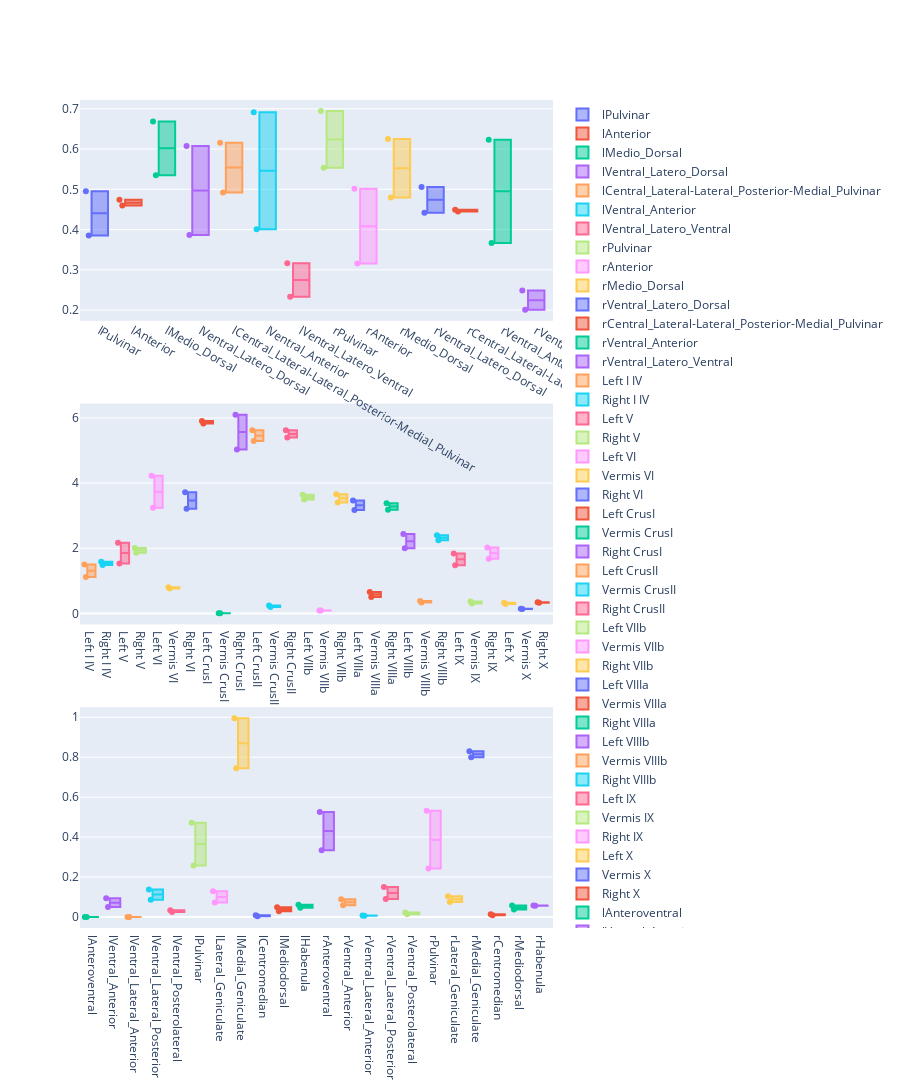

Notebook source saved alongside this figure:
### Code cell
def plot_distribution(paths: list, measurement: str):
    total_fig = make_subplots(rows=len(paths), cols=1)
    total_fig_data = []

    for path in paths: 
        df = pd.read_csv(path, index_col=[0])
        df = df.loc[df['Volume'] == measurement]
        rois = df.columns[1:]   
        
        fig = go.Figure()

        for roi in rois:
            fig.add_trace(go.Box(y=df[roi], name=roi))

        fig.update_layout(boxmode='group') #to group boxes of the same type.
        fig.update_traces(boxpoints='all', jitter=.3)
        
        total_fig_data.append(fig)
    
    for idx, fig in enumerate(total_fig_data):
        for trace in fig.data:
            total_fig.add_trace(trace, row=idx+1, col=1)
    
    total_fig.update_layout(height=1200)
    total_fig.show()

plot_distribution(paths_t, measurement="Vgm")

### Figure 1 — Plotly figure (JSON) as saved in the notebook; plotly's stock layout.template omitted (floating-point values rounded to 4 significant figures)
{"data": [{"boxpoints": "all", "jitter": 0.3, "name": "lPulvinar", "type": "box", "xaxis": "x", "y": [0.495, 0.3855], "yaxis": "y"}, {"boxpoints": "all", "jitter": 0.3, "name": "lAnterior", "type": "box", "xaxis": "x", "y": [0.4738, 0.4596], "yaxis": "y"}, {"boxpoints": "all", "jitter": 0.3, "name": "lMedio_Dorsal", "type": "box", "xaxis": "x", "y": [0.6682, 0.5351], "yaxis": "y"}, {"boxpoints": "all", "jitter": 0.3, "name": "lVentral_Latero_Dorsal", "type": "box", "xaxis": "x", "y": [0.6075, 0.3863], "yaxis": "y"}, {"boxpoints": "all", "jitter": 0.3, "name": "lCentral_Lateral-Lateral_Posterior-Medial_Pulvinar", "type": "box", "xaxis": "x", "y": [0.6156, 0.4923], "yaxis": "y"}, {"boxpoints": "all", "jitter": 0.3, "name": "lVentral_Anterior", "type": "box", "xaxis": "x", "y": [0.6916, 0.4007], "yaxis": "y"}, {"boxpoints": "all", "jitter": 0.3, "name": "lVentral_Latero_Ventral", "type": "box", "xaxis": "x", "y": [0.3164, 0.2333], "yaxis": "y"}, {"boxpoints": "all", "jitter": 0.3, "name": "rPulvinar", "type": "box", "xaxis": "x", "y": [0.5536, 0.6944], "yaxis": "y"}, {"boxpoints": "all", "jitter": 0.3, "name": "rAnterior", "type": "box", "xaxis": "x", "y": [0.5011, 0.3156], "yaxis": "y"}, {"boxpoints": "all", "jitter": 0.3, "name": "rMedio_Dorsal", "type": "box", "xaxis": "x", "y": [0.6251, 0.4798], "yaxis": "y"}, {"boxpoints": "all", "jitter": 0.3, "name": "rVentral_Latero_Dorsal", "type": "box", "xaxis": "x", "y": [0.506, 0.4417], "yaxis": "y"}, {"boxpoints": "all", "jitter": 0.3, "name": "rCentral_Lateral-Lateral_Posterior-Medial_Pulvinar", "type": "box", "xaxis": "x", "y": [0.4493, 0.4451], "yaxis": "y"}, {"boxpoints": "all", "jitter": 0.3, "name": "rVentral_Anterior", "type": "box", "xaxis": "x", "y": [0.6233, 0.3668], "yaxis": "y"}, {"boxpoints": "all", "jitter": 0.3, "name": "rVentral_Latero_Ventral", "type": "box", "xaxis": "x", "y": [0.2485, 0.2008], "yaxis": "y"}, {"boxpoints": "all", "jitter": 0.3, "name": "Left I IV", "type": "box", "xaxis": "x2", "y": [1.507, 1.121], "yaxis": "y2"}, {"boxpoints": "all", "jitter": 0.3, "name": "Right I IV", "type": "box", "xaxis": "x2", "y": [1.589, 1.488], "yaxis": "y2"}, {"boxpoints": "all", "jitter": 0.3, "name": "Left V", "type": "box", "xaxis": "x2", "y": [2.171, 1.533], "yaxis": "y2"}, {"boxpoints": "all", "jitter": 0.3, "name": "Right V", "type": "box", "xaxis": "x2", "y": [2.007, 1.866], "yaxis": "y2"}, {"boxpoints": "all", "jitter": 0.3, "name": "Left VI", "type": "box", "xaxis": "x2", "y": [4.224, 3.247], "yaxis": "y2"}, {"boxpoints": "all", "jitter": 0.3, "name": "Vermis VI", "type": "box", "xaxis": "x2", "y": [0.804, 0.7643], "yaxis": "y2"}, {"boxpoints": "all", "jitter": 0.3, "name": "Right VI", "type": "box", "xaxis": "x2", "y": [3.718, 3.211], "yaxis": "y2"}, {"boxpoints": "all", "jitter": 0.3, "name": "Left CrusI", "type": "box", "xaxis": "x2", "y": [5.907, 5.829], "yaxis": "y2"}, {"boxpoints": "all", "jitter": 0.3, "name": "Vermis CrusI", "type": "box", "xaxis": "x2", "y": [0.005718, 0.003737], "yaxis": "y2"}, {"boxpoints": "all", "jitter": 0.3, "name": "Right CrusI", "type": "box", "xaxis": "x2", "y": [6.101, 5.034], "yaxis": "y2"}, {"boxpoints": "all", "jitter": 0.3, "name": "Left CrusII", "type": "box", "xaxis": "x2", "y": [5.29, 5.622], "yaxis": "y2"}, {"boxpoints": "all", "jitter": 0.3, "name": "Vermis CrusII", "type": "box", "xaxis": "x2", "y": [0.1998, 0.2478], "yaxis": "y2"}, {"boxpoints": "all", "jitter": 0.3, "name": "Right CrusII", "type": "box", "xaxis": "x2", "y": [5.397, 5.62], "yaxis": "y2"}, {"boxpoints": "all", "jitter": 0.3, "name": "Left VIIb", "type": "box", "xaxis": "x2", "y": [3.494, 3.646], "yaxis": "y2"}, {"boxpoints": "all", "jitter": 0.3, "name": "Vermis VIIb", "type": "box", "xaxis": "x2", "y": [0.09171, 0.09357], "yaxis": "y2"}, {"boxpoints": "all", "jitter": 0.3, "name": "Right VIIb", "type": "box", "xaxis": "x2", "y": [3.406, 3.658], "yaxis": "y2"}, {"boxpoints": "all", "jitter": 0.3, "name": "Left VIIIa", "type": "box", "xaxis": "x2", "y": [3.178, 3.464], "yaxis": "y2"}, {"boxpoints": "all", "jitter": 0.3, "name": "Vermis VIIIa", "type": "box", "xaxis": "x2", "y": [0.5048, 0.6567], "yaxis": "y2"}, {"boxpoints": "all", "jitter": 0.3, "name": "Right VIIIa", "type": "box", "xaxis": "x2", "y": [3.18, 3.385], "yaxis": "y2"}, {"boxpoints": "all", "jitter": 0.3, "name": "Left VIIIb", "type": "box", "xaxis": "x2", "y": [1.998, 2.439], "yaxis": "y2"}, {"boxpoints": "all", "jitter": 0.3, "name": "Vermis VIIIb", "type": "box", "xaxis": "x2", "y": [0.3361, 0.3818], "yaxis": "y2"}, {"boxpoints": "all", "jitter": 0.3, "name": "Right VIIIb", "type": "box", "xaxis": "x2", "y": [2.25, 2.403], "yaxis": "y2"}, {"boxpoints": "all", "jitter": 0.3, "name": "Left IX", "type": "box", "xaxis": "x2", "y": [1.478, 1.843], "yaxis": "y2"}, {"boxpoints": "all", "jitter": 0.3, "name": "Vermis IX", "type": "box", "xaxis": "x2", "y": [0.3079, 0.3666], "yaxis": "y2"}, {"boxpoints": "all", "jitter": 0.3, "name": "Right IX", "type": "box", "xaxis": "x2", "y": [1.679, 2.023], "yaxis": "y2"}, {"boxpoints": "all", "jitter": 0.3, "name": "Left X", "type": "box", "xaxis": "x2", "y": [0.2882, 0.3275], "yaxis": "y2"}, {"boxpoints": "all", "jitter": 0.3, "name": "Vermis X", "type": "box", "xaxis": "x2", "y": [0.1481, 0.1365], "yaxis": "y2"}, {"boxpoints": "all", "jitter": 0.3, "name": "Right X", "type": "box", "xaxis": "x2", "y": [0.3324, 0.3483], "yaxis": "y2"}, {"boxpoints": "all", "jitter": 0.3, "name": "lAnteroventral", "type": "box", "xaxis": "x3", "y": [0, 0], "yaxis": "y3"}, {"boxpoints": "all", "jitter": 0.3, "name": "lVentral_Anterior", "type": "box", "xaxis": "x3", "y": [0.0934, 0.04958], "yaxis": "y3"}, {"boxpoints": "all", "jitter": 0.3, "name": "lVentral_Lateral_Anterior", "type": "box", "xaxis": "x3", "y": [0, 0], "yaxis": "y3"}, {"boxpoints": "all", "jitter": 0.3, "name": "lVentral_Lateral_Posterior", "type": "box", "xaxis": "x3", "y": [0.1378, 0.0861], "yaxis": "y3"}, {"boxpoints": "all", "jitter": 0.3, "name": "lVentral_Posterolateral", "type": "box", "xaxis": "x3", "y": [0.02546, 0.03387], "yaxis": "y3"}, {"boxpoints": "all", "jitter": 0.3, "name": "lPulvinar", "type": "box", "xaxis": "x3", "y": [0.4721, 0.2582], "yaxis": "y3"}, {"boxpoints": "all", "jitter": 0.3, "name": "lLateral_Geniculate", "type": "box", "xaxis": "x3", "y": [0.1287, 0.07208], "yaxis": "y3"}, {"boxpoints": "all", "jitter": 0.3, "name": "lMedial_Geniculate", "type": "box", "xaxis": "x3", "y": [0.9952, 0.7446], "yaxis": "y3"}, {"boxpoints": "all", "jitter": 0.3, "name": "lCentromedian", "type": "box", "xaxis": "x3", "y": [0.008447, 0.003549], "yaxis": "y3"}, {"boxpoints": "all", "jitter": 0.3, "name": "lMediodorsal", "type": "box", "xaxis": "x3", "y": [0.0487, 0.02864], "yaxis": "y3"}, {"boxpoints": "all", "jitter": 0.3, "name": "lHabenula", "type": "box", "xaxis": "x3", "y": [0.06083, 0.04596], "yaxis": "y3"}, {"boxpoints": "all", "jitter": 0.3, "name": "rAnteroventral", "type": "box", "xaxis": "x3", "y": [0.5259, 0.3347], "yaxis": "y3"}, {"boxpoints": "all", "jitter": 0.3, "name": "rVentral_Anterior", "type": "box", "xaxis": "x3", "y": [0.08878, 0.05899], "yaxis": "y3"}, {"boxpoints": "all", "jitter": 0.3, "name": "rVentral_Lateral_Anterior", "type": "box", "xaxis": "x3", "y": [0.006749, 0.006459], "yaxis": "y3"}, {"boxpoints": "all", "jitter": 0.3, "name": "rVentral_Lateral_Posterior", "type": "box", "xaxis": "x3", "y": [0.1506, 0.08945], "yaxis": "y3"}, {"boxpoints": "all", "jitter": 0.3, "name": "rVentral_Posterolateral", "type": "box", "xaxis": "x3", "y": [0.02289, 0.01316], "yaxis": "y3"}, {"boxpoints": "all", "jitter": 0.3, "name": "rPulvinar", "type": "box", "xaxis": "x3", "y": [0.5314, 0.2429], "yaxis": "y3"}, {"boxpoints": "all", "jitter": 0.3, "name": "rLateral_Geniculate", "type": "box", "xaxis": "x3", "y": [0.1033, 0.07456], "yaxis": "y3"}, {"boxpoints": "all", "jitter": 0.3, "name": "rMedial_Geniculate", "type": "box", "xaxis": "x3", "y": [0.7999, 0.8293], "yaxis": "y3"}, {"boxpoints": "all", "jitter": 0.3, "name": "rCentromedian", "type": "box", "xaxis": "x3", "y": [0.009071, 0.01339], "yaxis": "y3"}, {"boxpoints": "all", "jitter": 0.3, "name": "rMediodorsal", "type": "box", "xaxis": "x3", "y": [0.03769, 0.05766], "yaxis": "y3"}, {"boxpoints": "all", "jitter": 0.3, "name": "rHabenula", "type": "box", "xaxis": "x3", "y": [0.05758, 0.05636], "yaxis": "y3"}], "layout": {"height": 1200, "xaxis": {"anchor": "y", "domain": [0, 1]}, "xaxis2": {"anchor": "y2", "domain": [0, 1]}, "xaxis3": {"anchor": "y3", "domain": [0, 1]}, "yaxis": {"anchor": "x", "domain": [0.7333, 1]}, "yaxis2": {"anchor": "x2", "domain": [0.3667, 0.6333]}, "yaxis3": {"anchor": "x3", "domain": [0, 0.2667]}}}
